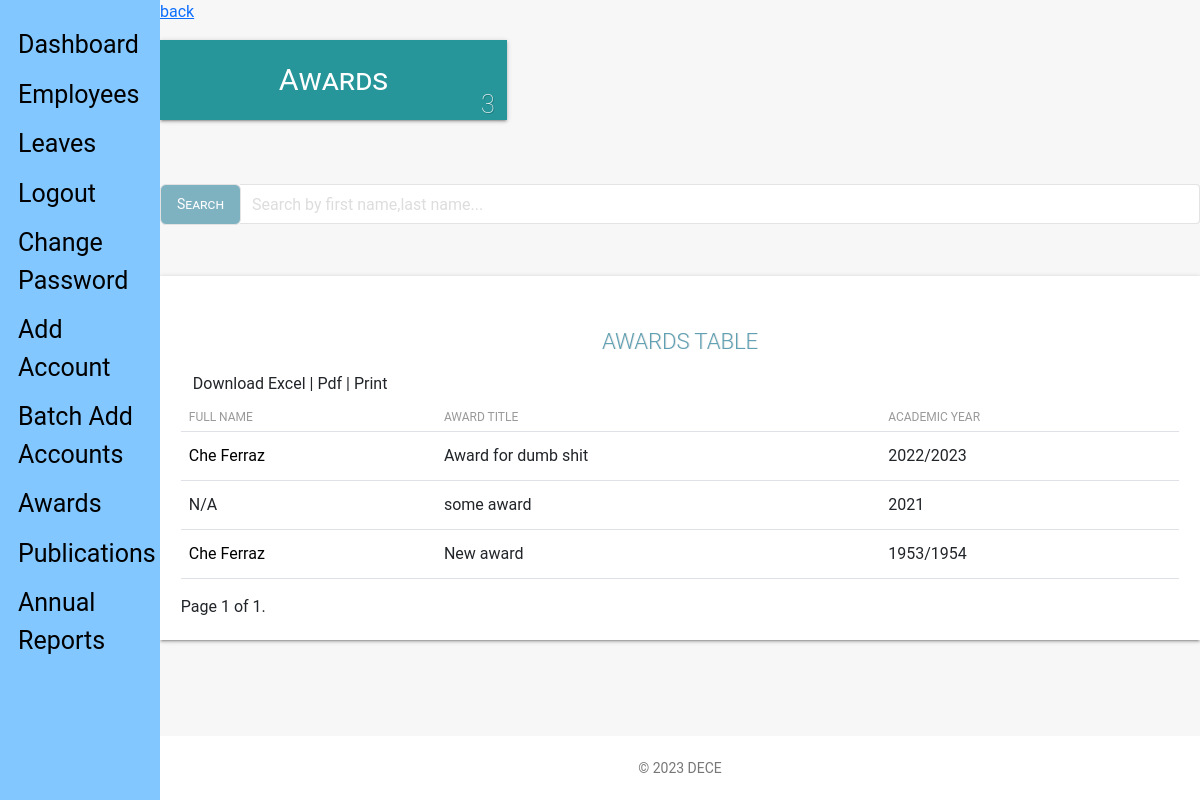
/admin_view/awards/ (signed in), run on an earlier commit of the app's database.
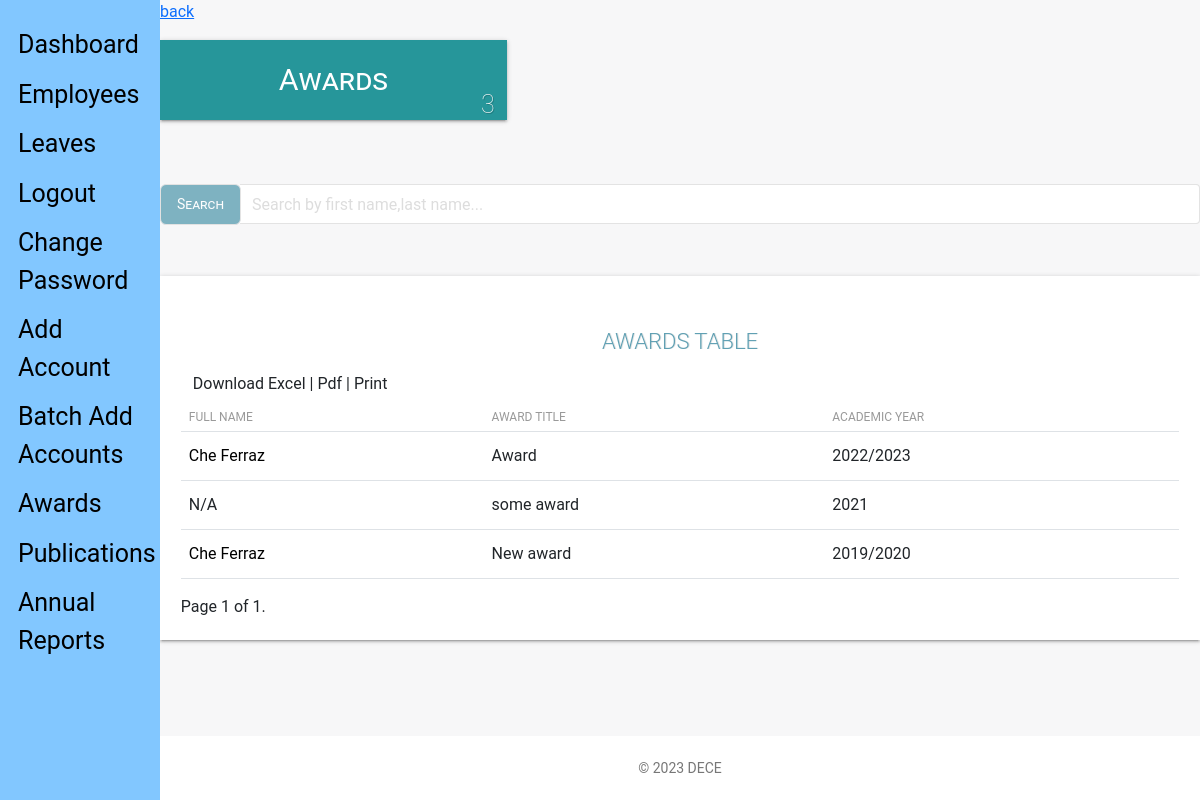
And on a later commit of the database.
### staff_app/models.py (models this page shows, shortened)
class Awards(models.Model):
    user = models.ForeignKey(CustomUser, on_delete=models.CASCADE, default=1)
    title = models.CharField(max_length=100, verbose_name=_(
        'Title'), null=True, blank=False)  # A field that stores the title of the award
    year = models.CharField(verbose_name=_(
        'Academic Year'), null=True, blank=False, max_length=9)
    updated = models.DateTimeField(auto_now=True, auto_now_add=False)
    created = models.DateTimeField(auto_now=False, auto_now_add=True)
    class Meta:
        verbose_name = _('Award')
        verbose_name_plural = _('Awards')
        ordering = ['-created']  # The default ordering for the model

### hris_app/models.py (models this page shows)
class CustomUser (AbstractUser):
    ADMINISTRATOR = '1'
    STAFF = '2'
    EMAIL_TO_USER_TYPE_MAP = {
        'administrator': ADMINISTRATOR,
        'staff': STAFF
    }
    user_type_data = ((ADMINISTRATOR, "Administrator"), (STAFF, "Staff"))
    user_type = models.CharField(
        default=1,
        choices=user_type_data,
        max_length=20
    )

### admin_app/views.py (the view)
# urls.py: path('awards/', views.awards, name="awards"),
def awards(request):
    if not (request.user.is_authenticated and request.user.is_superuser):
        return redirect('hris:home')
    awards = Awards.objects.prefetch_related('user').all().order_by('-year')
    dataset = dict()
    query = request.GET.get('search')
    if query:
        query = re.sub(r"\s+", ".", query, flags=re.UNICODE)
        awards = awards.filter(
            Q(user__username__icontains=query)
        )
    paginator = Paginator(awards, 10)
    page = request.GET.get('page')
    awards_paginated = paginator.get_page(page)
    dataset['awards_list'] = awards_paginated
    dataset['all_awards'] = Awards.objects.all()
    dataset['title'] = 'Awards list view'
    return render(request, "admin/awards.html", dataset)

### templates/admin/awards.html (shortened to what this page needs)
{% extends 'base.html' %}
{% load static %}
{% block content %}
<link type="text/CSS" href="{% static 'css/light-bootstrap-dashboard.css' %}" rel="stylesheet"/>
    <section class="row">
        <section class="col col-lg-12">
            <a href="{{request.META.HTTP_REFERER|escape}}" style="color:#0d6efd;">back</a>
        </section>
    </section>
    {% if not all_awards %}
        <p>No Awards</p>
    {% else %}
    <section class="row margin-bottom">
        <div class="container-fluid">
        <section class="col-lg-4 col-md-4 col-sm-12">
            <div class="employee-box sec-box">
                <a href="">
                <span>Awards</span>
                </a>
                <span class="count-object">{{ all_awards.count }}</span>
            </div>
        </section>
    </section>
    <div class="row" style="margin-bottom: 2.2rem;margin-top: 3rem;">
        <div class="">
        <div class="col-lg-12">
            <form action="." method="GET">
                <div class="input-group">
                    <span class="input-group-btn">
                        <button class="btn btn-default" id = "stylebutton" type="submit">Search</button>
                    </span>
                    <input type="search" value="{{request.GET.search}}" name="search" class="form-control" placeholder="Search by first name,last name...">
                </div>
            </form>
        </div>
        </div>
    </div>
    <div class="table-responsive table-shadow">
        <div class="text-center table-description">
            <h4 class="title-h3" style="color: #60a0b3 !important;
            text-shadow: 1px 0px rgba(0,0,0,0.11)"> AWARDS TABLE</h4>
        </div>
        <div class="container-fluid">
            <div class="row">
                 <div class="download-print-action">
                      Download Excel | Pdf | Print
                </div>
            </div>
        </div>
        <table class="table">
            <thead>
                <tr>
                  <th scope="col">Full Name</th>
                  <th scope="col">Award Title</th>
                  <th scope="col">Academic Year</th>
                </tr>
            </thead>
            <tbody>
                {% if not awards_list %}
                    <tr>
                    <td>No awards associated with that employee found.</td>
                    </tr>
                {% else %}
                    {% for award in awards_list %}
                    <tr>
                        {% if award.user.first_name or award.user.last_name %}
                            <td><a id="name" href="{% url 'admin_app:info' award.user_id %}">{{ award.user.first_name}} {{award.user.last_name}}</a></td>
                        {% else %}
                            <td>N/A</td>
                        {% endif %}
                    <td>{{award.title}}</td>
                    <td>{{award.year}}</td>
                    </tr>
                    {% endfor %}
                {% endif %}
            </tbody>
        </table>
              <div class="pagination">
                <span class="step-links">
                    <span class="current">
                        Page {{ awards_list.number }} of {{ awards_list.paginator.num_pages }}.
                    </span>
                </span>
            </div>
    </div>
    {% endif %}
{% endblock content %}

### templates/base.html (shortened to what this page needs)
{% load static %}
{% load humanize %}
<!DOCTYPE html>
<html lang="en">
<head>
    <link rel="stylesheet" type="text/CSS" href="{% static "css/bootstrap.min.css" %}">
</head>
<body>
    <div class="sidenav">
        {% if user.is_superuser%}
            <a href="{% url 'admin_app:admin-home' %}">Dashboard</a>
            <a href="{% url 'admin_app:employees' %} ">Employees</a>
            <a href="{% url 'admin_app:leaves' %}">Leaves</a>
            <a href="{% url 'hris:logout' %}">Logout</a>
            <a href="{% url 'hris:password_change' %}">Change Password</a>
            <a href="{% url 'hris:add-account' %}">Add Account</a>
            <a href="{% url 'hris:batch-add' %}">Batch Add Accounts</a>
            <a href="{% url 'admin_app:awards' %}">Awards</a>
            <a href="{% url 'admin_app:publications' %}">Publications</a>
            <a href="{% url 'admin_app:annualreports' %}">Annual Reports</a>
        {% endif %}
    </div>
    <div class="main">
        {% block content %}
        {% endblock %}
            <footer class="footer">
                <div class="container-fluid">
                    <p class="copyright pull-right">
                        &copy; <script>document.write(new Date().getFullYear())</script> DECE
                    </p>
                </div>
            </footer>
        </div>
</body>
</html>

What changed in the data, as far as the page shows it:
changed Awards: title "Award for dumb shit" → "Award"
changed Awards "New award": year "1953/1954" → "2019/2020"
